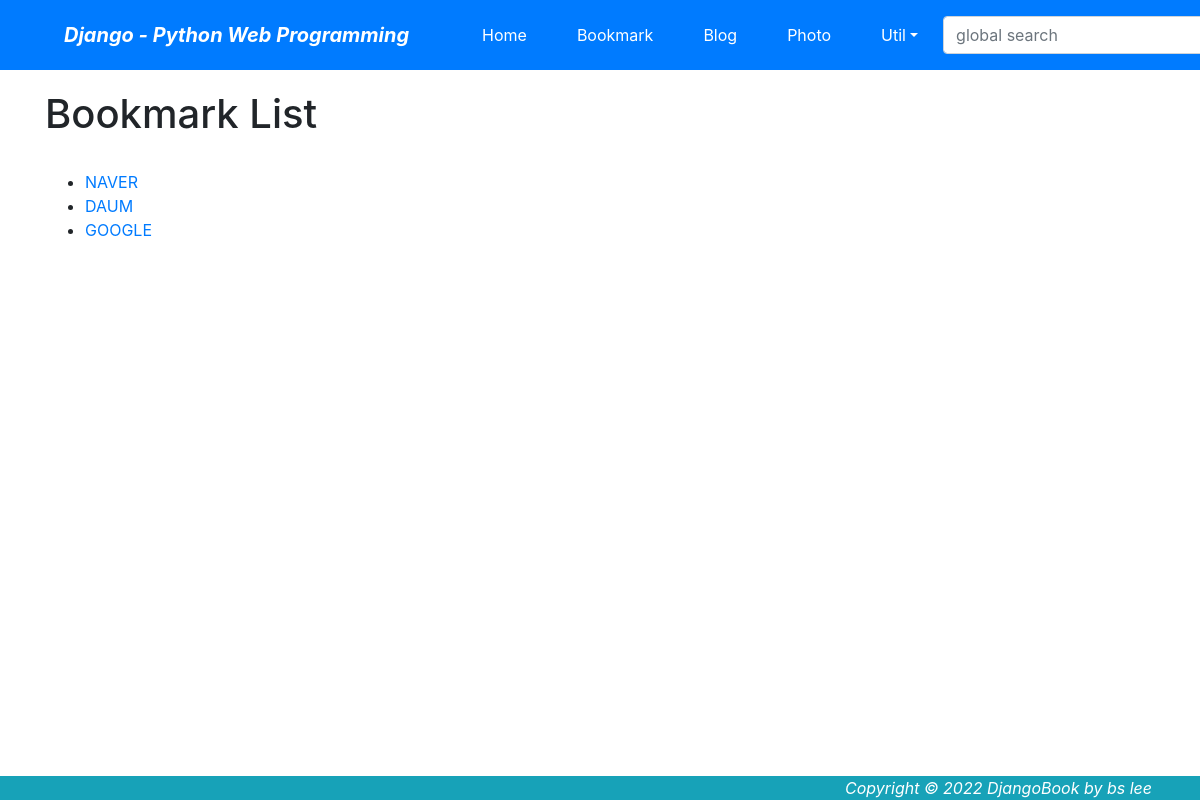
Screenshot of /bookmark/ with the database file from the repository.
### bookmark/models.py (models this page shows, shortened)
class Bookmark(models.Model):
    title = models.CharField('TITLE',max_length=100, blank=True)
    url = models.URLField('URL',unique=True)

### bookmark/views.py (the view)
# urls.py: path('', BookmarkLV.as_view(), name='index'),
class BookmarkLV(ListView):
    model = Bookmark

### bookmark/templates/bookmark/bookmark_list.html (shortened to what this page needs)
{%extends "base.html" %}
 {% block content %}
    <div id = "content">
        <h1>Bookmark List</h1>
        <br>
        <ul>
            {% for bookmark in object_list %}
                <li>
                    <a href ="{% url 'bookmark:detail' bookmark.id %}">
                    {{ bookmark.title}}
                    </a>
                </li>
            {% endfor %}
        </ul>
    </div>
{% endblock %}
{% block footer %}
<footer class="fixed-bottom bg-info">
    <div class="text-white font-italic text-right mr-5">
        Copyright &copy; 2022 DjangoBook by bs lee</div>
</footer>
{% endblock %}

### rows the page displays
Bookmark: title "NAVER"
Bookmark: title "DAUM"
Bookmark: title "GOOGLE"
